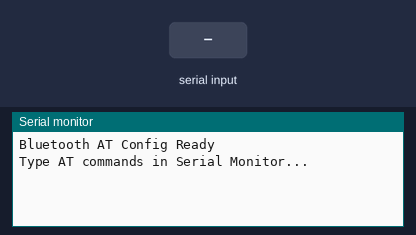
This sketch was run on a simulated Arduino Nano, built with avr-gcc and run on an emulated ATmega328P. Parts: the last lines printed to the serial monitor. The test bench sets the inputs (shaded band).

Above: at 1.2 s.
1.3 s: "1" received over the second serial link
At 2.2 s:
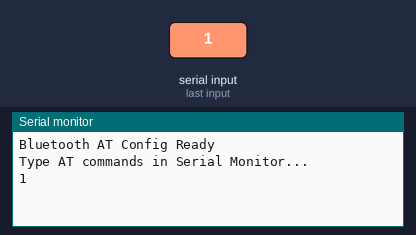
2.8 s: "0" received over the second serial link
At 3.4 s:
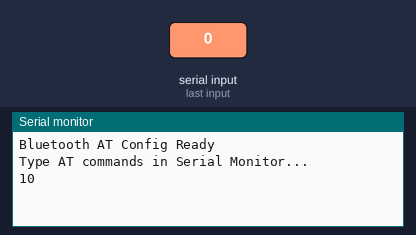

Measured:
- after the input at 1.3 s, the serial monitor: prints a new line at once (image 1)
- after the input at 2.8 s, the serial monitor: prints a new line at once (image 2)

The sketch:

BluetoothConfig.ino
```cpp
/*
   ------------------------------------------------------------
   Bluetooth AT Configuration Sketch (HC-05 / HC-06)
   ------------------------------------------------------------

   PURPOSE:
   This code acts as a bridge between the Arduino Serial Monitor
   and the Bluetooth module AT command interface.

   You type AT commands in the Serial Monitor → Arduino sends
   them to the Bluetooth module → responses come back to you.

   Used for:
   ✔ Changing Bluetooth Name
   ✔ Setting Password / PIN
   ✔ Verifying communication

   HARDWARE CONNECTIONS:
   --------------------------------
   Arduino Nano        Bluetooth Module
   --------------------------------
   D10  (RX)  <------  TX
   D11  (TX)  ------>  RX   (Use voltage divider if HC-05)
   5V          ------>  VCC
   GND         ------>  GND

   NOTE:
   HC-05 must be powered in AT MODE.
   Usually hold the button while powering ON.
   LED should blink slowly (≈2 sec interval).

   BAUD RATE:
   AT mode default = 38400
*/

#include <SoftwareSerial.h>

SoftwareSerial bt(10, 11); // RX, TX

void setup() {

  Serial.begin(9600);

  bt.begin(38400);   // AT mode baud rate for HC-05

  Serial.println("Bluetooth AT Config Ready");
  Serial.println("Type AT commands in Serial Monitor...");
}

void loop() {

  if (bt.available()) {
    Serial.write(bt.read());
  }

  if (Serial.available()) {
    bt.write(Serial.read());
  }
}
```
